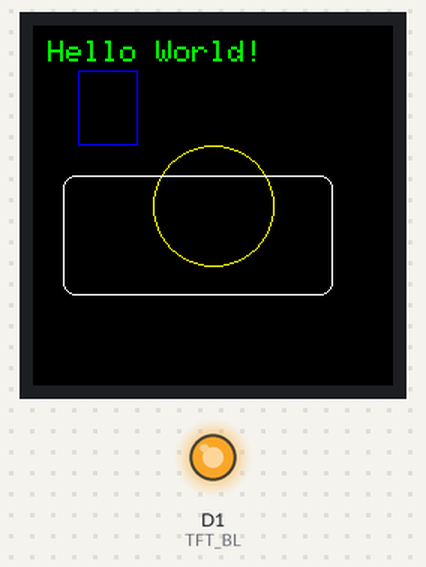
Recording of a program running on a simulated ESP8266 (NodeMCU). Parts: 240×240 colour display, output pins drawn as LEDs (lit = HIGH).

Above: at 0.2 s.

The program:

main.cpp
```cpp
#include <Arduino.h>
#include <Arduino_GFX_Library.h>

#define TFT_BL D1
#define LCD_BL_PWM 5

Arduino_DataBus *bus = new Arduino_HWSPI(D3, D8);
Arduino_GFX *tft = new Arduino_ST7789(bus, D4, 0, true, 240, 240);

void setup() {
  Serial.begin(115200);
  pinMode(TFT_BL, OUTPUT);
  analogWriteResolution(10);
  analogWriteFreq(25000);
  analogWrite(TFT_BL, 1023 - (LCD_BL_PWM * 10));
  tft->begin();
  tft->fillScreen(BLACK);
  tft->setCursor(10, 10);
  tft->setTextColor(GREEN);
  tft->setTextSize(2);
  tft->println("Hello World!");
  tft->drawCircle(120, 120, 40, YELLOW);
  tft->drawRect(30, 30, 40, 50, BLUE);
  tft->drawRoundRect(20, 100, 180, 80, 8, WHITE);
}

void loop() {}
```
